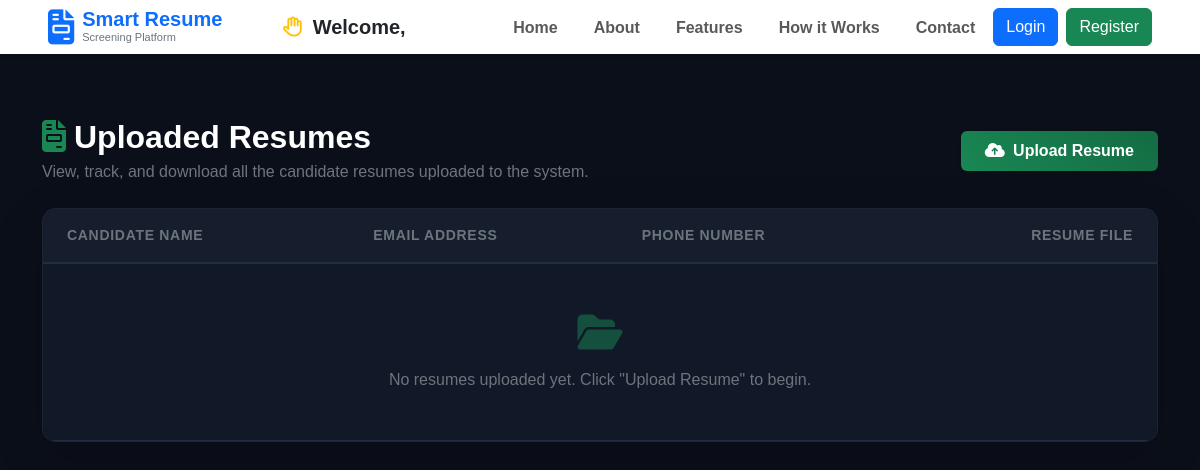
/resume/, run on an earlier commit of the app's database.
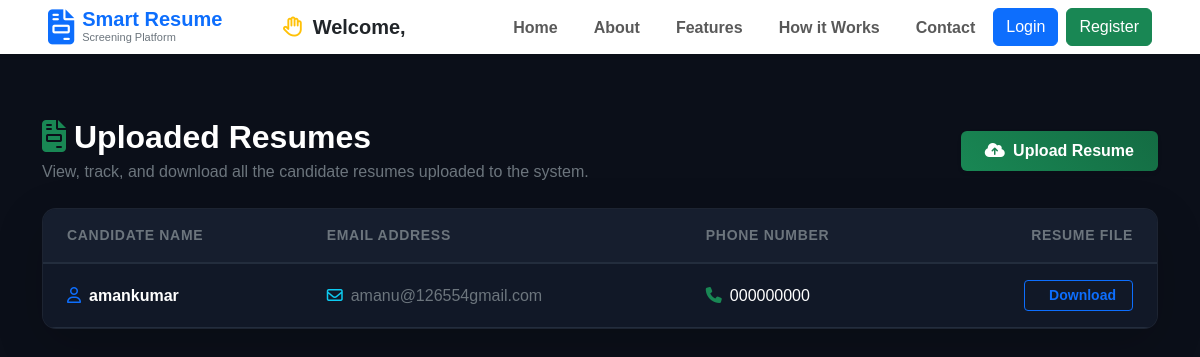
And on a later commit of the database.
### resumes/models.py (models this page shows, shortened)
class Resume(models.Model):
    name = models.CharField(max_length=200)
    email = models.EmailField()
    phone = models.CharField(max_length=20)
    resume = models.FileField(upload_to='resumes/')
    skills = models.TextField()
    uploaded_at = models.DateTimeField(auto_now_add=True)

### resumes/views.py (the view)
# urls.py: path('', views.resume_list, name='resume_list'),
def resume_list(request):
    resumes = Resume.objects.all()
    return render(
        request,
        'resumes/resume_list.html',
        {'resumes': resumes}
    )

### templates/resumes/resume_list.html (shortened to what this page needs)
{% extends 'base.html' %} {% block content %}
<div class="container mt-5 py-3 text-white">
  <div
    class="d-flex flex-column flex-md-row justify-content-between align-items-md-center mb-4 header-fade"
  >
    <div>
      <h2 class="fw-bold mb-1">
        <i class="fa-solid fa-file-invoice text-success me-2"></i>Uploaded
        Resumes
      </h2>
      <p class="text-secondary mb-0">
        View, track, and download all the candidate resumes uploaded to the
        system.
      </p>
    </div>
    <div class="mt-3 mt-md-0">
      <a
        href="{% url 'upload_resume' %}"
        class="btn btn-success fw-bold px-4 py-2 upload-btn shadow-sm"
      >
        <i class="fa-solid fa-cloud-arrow-up me-1"></i> Upload Resume
      </a>
    </div>
  </div>
  <div class="table-responsive table-card shadow-lg animate-table">
    <table class="table table-dark table-hover mb-0 align-middle">
      <thead>
        <tr>
          <th
            class="ps-4 text-secondary text-uppercase tracking-wider small fw-bold"
          >
            Candidate Name
          </th>
          <th
            class="text-secondary text-uppercase tracking-wider small fw-bold"
          >
            Email Address
          </th>
          <th
            class="text-secondary text-uppercase tracking-wider small fw-bold"
          >
            Phone Number
          </th>
          <th
            class="text-end pe-4 text-secondary text-uppercase tracking-wider small fw-bold"
          >
            Resume File
          </th>
        </tr>
      </thead>
      <tbody>
        {% for r in resumes %}
        <tr class="resume-row" style="--row-index: {{ forloop.counter }}">
          <td class="ps-4 fw-bold text-white">
            <i class="fa-regular fa-user text-primary me-2"></i>{{ r.name }}
          </td>
          <td>
            <a
              href="mailto:{{ r.email }}"
              class="text-secondary text-decoration-none hover-link fw-medium"
            >
              <i class="fa-regular fa-envelope me-2 text-info"></i>{{ r.email }}
            </a>
          </td>
          <td>
            <span class="text-white fw-medium d-inline-block">
              <i class="fa-solid fa-phone text-success me-2"></i>{{ r.phone }}
            </span>
          </td>
          <td class="text-end pe-4">
            <a
              href="{{ r.resume.url }}"
              class="btn btn-outline-primary btn-sm px-3 fw-semibold download-btn"
              download
            >
               Download
            </a>
          </td>
        </tr>
        {% empty %}
        <tr>
          <td colspan="4" class="text-center py-5 text-secondary">
            <i
              class="fa-solid fa-folder-open d-block mb-3 display-6 opacity-50 text-success"
            ></i>
            No resumes uploaded yet. Click "Upload Resume" to begin.
          </td>
        </tr>
        {% endfor %}
      </tbody>
    </table>
  </div>
</div>
{% endblock %}

### templates/base.html (shortened to what this page needs)
{% load static %}
<!doctype html>
<html lang="en">
  <head>
    <link href="https://cdn.jsdelivr.net/npm/bootstrap@5.3.3/dist/css/bootstrap.min.css" rel="stylesheet" />
    <link rel="stylesheet" href="https://cdnjs.cloudflare.com/ajax/libs/font-awesome/6.6.0/css/all.min.css" />
    <link rel="stylesheet" href="{% static 'css/style.css' %}" />
  </head>
  <body>
    {% include 'navbar.html' %}
    {% block content %} {% endblock %}
  </body>
</html>

### templates/navbar.html (shortened to what this page needs)
<nav class="navbar navbar-expand-lg bg-white shadow-sm sticky-top">
  <div class="container-fluid px-md-5">
    <div class="d-flex align-items-center">
      <i class="fa-solid fa-file-invoice text-primary" style="font-size: 35px"></i>
      <div class="ms-2">
        <a class="navbar-brand fw-bold text-primary mb-0 p-0 d-block" href="/" style="line-height: 1">Smart Resume</a>
        <small class="text-secondary d-block" style="font-size: 11px">Screening Platform</small>
      </div>
    </div>
    <div class="collapse navbar-collapse" id="menu">
      <div class="mx-auto text-center my-2 my-lg-0">
        <span class="nav-link fw-bold text-dark fs-5">
          <i class="fa-regular fa-hand text-warning me-1"></i> Welcome,
        </span>
      </div>
      <ul class="navbar-nav ms-auto align-items-center custom-nav">
        <li class="nav-item">
          <a class="nav-link fw-bold {% if request.path == '/' %}active{% endif %}" href="/">Home</a>
        </li>
        <li class="nav-item">
          <a class="nav-link fw-bold {% if request.path == '/about/' %}active{% endif %}" href="/about/">About</a>
        </li>
        <li class="nav-item">
          <a class="nav-link fw-bold {% if request.path == '/features/' %}active{% endif %}" href="/features/">Features</a>
        </li>
        <li class="nav-item">
          <a class="nav-link fw-bold {% if request.path == '/how-it-works/' %}active{% endif %}" href="/how-it-works/">How it Works</a>
        </li>
        <li class="nav-item">
          <a class="nav-link fw-bold {% if request.path == '/contact/' %}active{% endif %}" href="/contact/">Contact</a>
        </li>
        {% if user.is_authenticated %}
        <li class="nav-item">
          <a class="nav-link fw-bold" href="/dashboard/"> Dashboard </a>
        </li>
        <li class="nav-item">
          <a class="btn btn-danger text-white ms-2" href="/accounts/logout/"> Logout </a>
        </li>
        {% else %}
        <li class="nav-item">
          <a class="btn btn-primary text-white" href="/accounts/login/"> Login </a>
        </li>
        <li class="nav-item ms-2">
          <a class="btn btn-success text-white" href="/accounts/register/"> Register </a>
        </li>
        {% endif %}
      </ul>
    </div>
  </div>
</nav>

### static/css/style.css (style rules this page uses)
body { background:linear-gradient(180deg,#f0f9ff,#ffffff,#eef6ff); font-family:'Poppins',sans-serif; }
* { margin:0; padding:0; box-sizing:border-box; font-family:'Poppins',sans-serif; }
body { background:#f4f8ff; }

### templates/navbar.html (style rules this page uses)
.custom-nav .nav-link { position: relative; padding-bottom: 6px !important; margin: 0 10px; transition: color 0.3s ease; }

### templates/resumes/resume_list.html (style rules this page uses)
body { background-color: #0b0f19 !important; }
.header-fade { animation: rowEntrance 0.5s cubic-bezier(0.16, 1, 0.3, 1) forwards; }
.table-card { background-color: #111827 !important; border: 1px solid rgba(255, 255, 255, 0.05); border-radius: 14px; overflow: hidden; }
.table-dark { --bs-table-bg: #111827 !important; --bs-table-hover-bg: #1f2937 !important; border-color: #232d3d !important; }
.table-dark th { background-color: #161e2e !important; padding-top: 16px; padding-bottom: 16px; border-bottom: 2px solid #232d3d !important; }
.table-dark td { padding-top: 16px; padding-bottom: 16px; transition: background-color 0.2s ease; }
.resume-row { opacity: 0; animation: rowEntrance 0.5s cubic-bezier(0.16, 1, 0.3, 1) forwards; animation-delay: calc(var(--row-index) * 0.06s); }
.upload-btn { background: linear-gradient(45deg, #198754, #146c43); border: none; transition: all 0.3s ease; }
.download-btn { transition: all 0.2s ease; }
.hover-link { transition: color 0.2s ease; }
.tracking-wider { letter-spacing: 0.05em; }

What changed in the data, as far as the page shows it:
added Resume: name "amankumar", email "amanu@126554gmail.com", phone "000000000"
Also different on the page:
text no longer shown: "No resumes uploaded yet. Click \"Upload Resume\" to begin."
